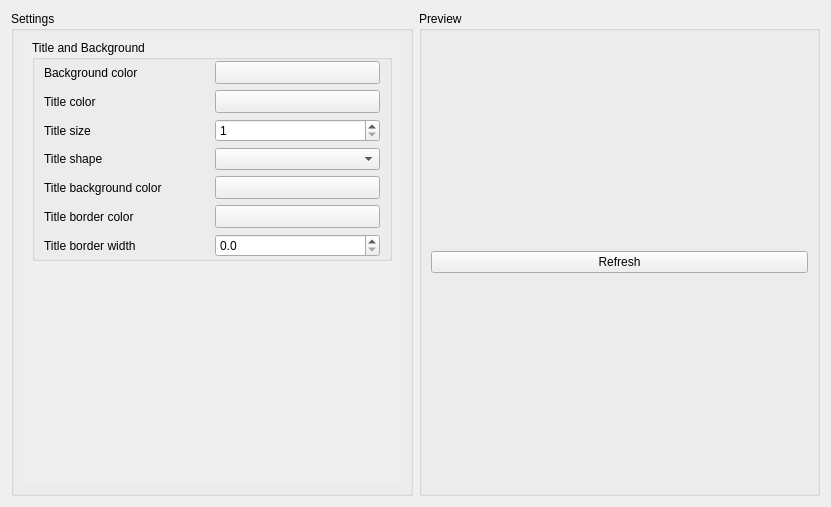
<?xml version="1.0" encoding="UTF-8"?>
<ui version="4.0">
 <class>StateMachineEditorBackgroundSettings</class>
 <widget class="QWidget" name="StateMachineEditorBackgroundSettings">
  <property name="geometry">
   <rect>
    <x>0</x>
    <y>0</y>
    <width>831</width>
    <height>507</height>
   </rect>
  </property>
  <layout class="QHBoxLayout" name="horizontalLayout">
   <item>
    <widget class="QGroupBox" name="Settings">
     <property name="title">
      <string>Settings</string>
     </property>
     <layout class="QVBoxLayout" name="verticalLayout">
      <item>
       <widget class="QScrollArea" name="scrollArea">
        <property name="sizePolicy">
         <sizepolicy hsizetype="Ignored" vsizetype="Expanding">
          <horstretch>0</horstretch>
          <verstretch>0</verstretch>
         </sizepolicy>
        </property>
        <property name="styleSheet">
         <string notr="true">QScrollArea { background: transparent; }
QScrollArea &gt; QWidget &gt; QWidget { background: transparent; }</string>
        </property>
        <property name="frameShape">
         <enum>QFrame::NoFrame</enum>
        </property>
        <property name="frameShadow">
         <enum>QFrame::Plain</enum>
        </property>
        <property name="lineWidth">
         <number>0</number>
        </property>
        <property name="widgetResizable">
         <bool>true</bool>
        </property>
        <widget class="QWidget" name="scrollAreaWidgetContents">
         <property name="geometry">
          <rect>
           <x>0</x>
           <y>0</y>
           <width>384</width>
           <height>456</height>
          </rect>
         </property>
         <layout class="QVBoxLayout" name="verticalLayout_3">
          <property name="spacing">
           <number>0</number>
          </property>
          <property name="topMargin">
           <number>0</number>
          </property>
          <property name="rightMargin">
           <number>9</number>
          </property>
          <property name="bottomMargin">
           <number>0</number>
          </property>
          <item>
           <widget class="QGroupBox" name="TitleandBackground">
            <property name="title">
             <string>Title and Background</string>
            </property>
            <layout class="QGridLayout" name="gridLayout">
             <property name="topMargin">
              <number>1</number>
             </property>
             <property name="bottomMargin">
              <number>1</number>
             </property>
             <item row="0" column="0">
              <widget class="QLabel" name="BackgroundColorLabel">
               <property name="text">
                <string>Background color</string>
               </property>
              </widget>
             </item>
             <item row="0" column="1">
              <widget class="Utils::QtColorButton" name="BackgroundColor">
               <property name="sizePolicy">
                <sizepolicy hsizetype="Ignored" vsizetype="Minimum">
                 <horstretch>0</horstretch>
                 <verstretch>0</verstretch>
                </sizepolicy>
               </property>
               <property name="text">
                <string/>
               </property>
              </widget>
             </item>
             <item row="1" column="0">
              <widget class="QLabel" name="TitleColorLabel">
               <property name="text">
                <string>Title color</string>
               </property>
              </widget>
             </item>
             <item row="1" column="1">
              <widget class="Utils::QtColorButton" name="TitleColor">
               <property name="sizePolicy">
                <sizepolicy hsizetype="Ignored" vsizetype="Fixed">
                 <horstretch>0</horstretch>
                 <verstretch>0</verstretch>
                </sizepolicy>
               </property>
               <property name="text">
                <string/>
               </property>
              </widget>
             </item>
             <item row="2" column="0">
              <widget class="QLabel" name="TitleSizeLabel">
               <property name="text">
                <string>Title size</string>
               </property>
              </widget>
             </item>
             <item row="2" column="1">
              <widget class="QSpinBox" name="TitleSize">
               <property name="minimum">
                <number>1</number>
               </property>
              </widget>
             </item>
             <item row="3" column="0">
              <widget class="QLabel" name="TitleShapeLabel">
               <property name="text">
                <string>Title shape</string>
               </property>
              </widget>
             </item>
             <item row="3" column="1">
              <widget class="QComboBox" name="TitleShape"/>
             </item>
             <item row="4" column="0">
              <widget class="QLabel" name="TitleBackgroundColorLabel">
               <property name="text">
                <string>Title background color</string>
               </property>
              </widget>
             </item>
             <item row="4" column="1">
              <widget class="Utils::QtColorButton" name="TitleBackgroundColor">
               <property name="sizePolicy">
                <sizepolicy hsizetype="Ignored" vsizetype="Fixed">
                 <horstretch>0</horstretch>
                 <verstretch>0</verstretch>
                </sizepolicy>
               </property>
               <property name="text">
                <string/>
               </property>
              </widget>
             </item>
             <item row="5" column="0">
              <widget class="QLabel" name="TitleBorderColorLabel">
               <property name="text">
                <string>Title border color</string>
               </property>
              </widget>
             </item>
             <item row="5" column="1">
              <widget class="Utils::QtColorButton" name="TitleBorderColor">
               <property name="sizePolicy">
                <sizepolicy hsizetype="Ignored" vsizetype="Fixed">
                 <horstretch>0</horstretch>
                 <verstretch>0</verstretch>
                </sizepolicy>
               </property>
               <property name="text">
                <string/>
               </property>
              </widget>
             </item>
             <item row="6" column="0">
              <widget class="QLabel" name="TitleBorderWidthLabel">
               <property name="text">
                <string>Title border width</string>
               </property>
              </widget>
             </item>
             <item row="6" column="1">
              <widget class="QDoubleSpinBox" name="TitleBorderWidth">
               <property name="decimals">
                <number>1</number>
               </property>
               <property name="maximum">
                <double>10.000000000000000</double>
               </property>
               <property name="singleStep">
                <double>0.500000000000000</double>
               </property>
              </widget>
             </item>
            </layout>
           </widget>
          </item>
          <item>
           <spacer name="verticalSpacer">
            <property name="orientation">
             <enum>Qt::Vertical</enum>
            </property>
            <property name="sizeHint" stdset="0">
             <size>
              <width>20</width>
              <height>40</height>
             </size>
            </property>
           </spacer>
          </item>
         </layout>
        </widget>
       </widget>
      </item>
     </layout>
    </widget>
   </item>
   <item>
    <widget class="QGroupBox" name="Preview">
     <property name="title">
      <string>Preview</string>
     </property>
     <layout class="QVBoxLayout" name="verticalLayout_2">
      <item>
       <layout class="QVBoxLayout" name="PreviewLayout"/>
      </item>
      <item>
       <widget class="QPushButton" name="refresh">
        <property name="text">
         <string>Refresh</string>
        </property>
       </widget>
      </item>
     </layout>
    </widget>
   </item>
  </layout>
 </widget>
 <customwidgets>
  <customwidget>
   <class>Utils::QtColorButton</class>
   <extends>QToolButton</extends>
   <header location="global">utils/qtcolorbutton.h</header>
  </customwidget>
 </customwidgets>
 <resources/>
 <connections/>
</ui>
